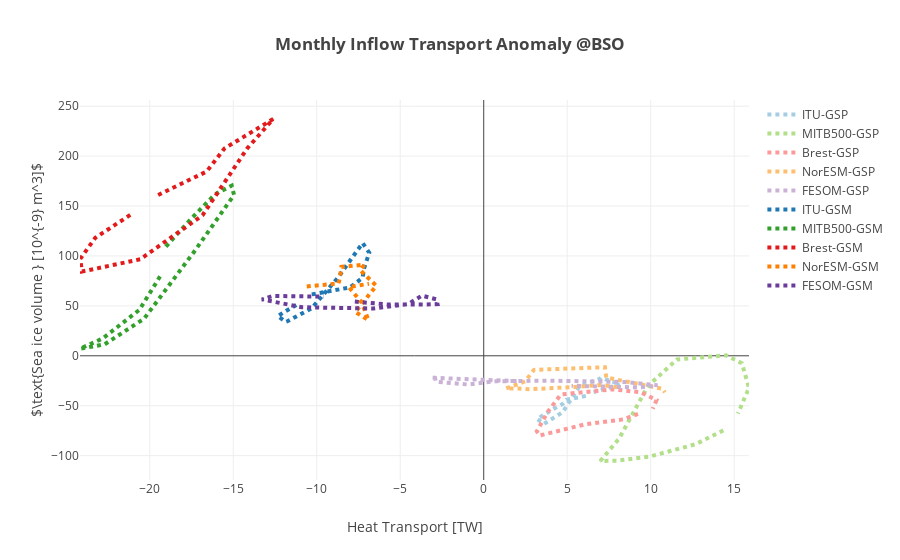

The code cell stored with this chart in its notebook:
### Code cell
""" Plot seasonal mean of volume fluxes anomaly"""
modelnames = ['ITU' , 'MITB500', 'Brest', 'NorESM', 'FESOM']
colors = ['blue', 'darkorange', 'red', 'green', 'cyan']
colors2 = cl.scales['10']['qual']['Paired']; # make paired twice the amount of models

# names of the control, gsp and gsn variables [total]
ctln = ['ctlvice_barents', 'SIvolBK_c', 'refice_volume_BSKS', 'ice_volume_NorESM_BarentsKara_ctrl', 'ctlivol_BK']
gspn = ['gspvice_barents', 'SIvolBK_gsp', 'gspice_volume_BSKS', 'ice_volume_NorESM_BarentsKara_gsp', 'gspivol_BK']
gsnn = ['gsnvice_barents', 'SIvolBK_gsm', 'gsnice_volume_BSKS', 'ice_volume_NorESM_BarentsKara_gsn', 'gsnivol_BK']

#ctlhn = ['ctlbarents_heatinflow', 'barht_c[1]', 'BSOrefheat_in', 'inflow_ht_NorESM_BSO_ctrl', 'ctlheattransp_BSO_in']
#gsphn = ['gspbarents_heatinflow', 'barht_gsp[1]', 'BSOgspheat_in', 'inflow_ht_NorESM_BSO_gsp', 'gspheattransp_BSO_in']
#gsnhn = ['gsnbarents_heatinflow', 'barht_gsm[1]', 'BSOgsnheat_in', 'inflow_ht_NorESM_BSO_gsn', 'gsnheattransp_BSO_in']

ctlhn = ['ctlbarents_heattotal', 'barht_c[0]', 'BSOrefheat', 'ht_NorESM_BSO_ctrl', 'ctlheattransp_BSO']
gsphn = ['gspbarents_heattotal', 'barht_gsp[0]', 'BSOgspheat', 'ht_NorESM_BSO_gsp', 'gspheattransp_BSO']
gsnhn = ['gsnbarents_heattotal', 'barht_gsm[0]', 'BSOgsnheat', 'ht_NorESM_BSO_gsn', 'gsnheattransp_BSO']


coeffs = [1e-9, 1e-9, 1e-9, 1e-9, 1e-9]

layout = go.Layout(
    title='<b>Monthly Inflow Transport Anomaly @BSO</b>',
    yaxis=dict(
        title='$\\text{Sea ice volume } [10^{-9} m^3]$',
        #range=[-14, 14]
    ),
    xaxis=dict(
        title='Heat Transport [TW]',
    )
)    


def update_plot(models):
    
    datap = []
    datan = []
    for ind,mdl in enumerate(models):
        dnm = 'ds'+np.str(ind)+'.'+ctln[ind]+'.groupby(\'time.month\').mean().month'
        time = np.copy(eval(dnm))
        dnm = 'ds'+np.str(ind)+'.'+ctln[ind]+'.groupby(\'time.month\').mean()'
        dnm2 = 'ds'+np.str(ind)+'.'+gspn[ind]+'.groupby(\'time.month\').mean()'
        dnm3 = 'ds'+np.str(ind)+'.'+gsnn[ind]+'.groupby(\'time.month\').mean()'
        val1 = np.copy(eval(dnm2)-eval(dnm))*coeffs[ind]
        val2 = np.copy(eval(dnm3)-eval(dnm))*coeffs[ind]
        dnm = 'ds'+np.str(ind)+'.'+ctlhn[ind]+'.groupby(\'time.month\').mean()'
        dnm2 = 'ds'+np.str(ind)+'.'+gsphn[ind]+'.groupby(\'time.month\').mean()'
        dnm3 = 'ds'+np.str(ind)+'.'+gsnhn[ind]+'.groupby(\'time.month\').mean()'
        val3 = np.copy(eval(dnm2)-eval(dnm))
        val4 = np.copy(eval(dnm3)-eval(dnm))
        trace1 = go.Scatter(            
            x = val3,
            y = val1,
            mode = 'lines',
            name = mdl+'-GSP',        
            line = dict(
                width = 4,
                #color = colors[ind],
                color = colors2[2*ind],
                dash = 'dot',
                shape = 'smooth'
            )
        )
        datap.append(trace1)
        trace2 = go.Scatter(            
            x = val4,
            y = val2,
            mode = 'lines',
            name = mdl+'-GSM',            
            line = dict(
                width = 4,
                #color = colors[ind],
                color = colors2[2*ind+1],
                dash = 'dot',
                shape = 'smooth'
            )
        )
        datan.append(trace2)


   
    data = datap + datan
    
    fig = go.Figure(data=data, layout=layout)
    py.offline.iplot(fig)
    
update_plot(modelnames)    
#models = widgets.SelectMultiple(options=list(modelnames), value=modelnames, description='Models')    
#widgets.interactive(update_plot,models=models)

### Figure 1 — Plotly figure (JSON) as saved in the notebook; plotly's stock layout.template omitted (floating-point values rounded to 4 significant figures)
{"data": [{"line": {"color": "rgb(166,206,227)", "dash": "dot", "shape": "smooth", "width": 4}, "mode": "lines", "name": "ITU-GSP", "type": "scatter", "x": [6.114, 4.942, 4.715, 4.238, 3.189, 3.609, 4.736, 5.716, 7.009, 7.044, 8.162, 6.579], "y": [-40.18, -44.09, -48.42, -52.67, -63.34, -68.17, -56.37, -30.91, -22.65, -22.01, -28.64, -36.39]}, {"line": {"color": "rgb(178,223,138)", "dash": "dot", "shape": "smooth", "width": 4}, "mode": "lines", "name": "MITB500-GSP", "type": "scatter", "x": [14.35, 12.69, 9.97, 7.967, 6.982, 8.113, 9.833, 11.57, 14.52, 15.46, 15.89, 15.23], "y": [-74.71, -88.56, -100.8, -105.1, -105.4, -82.83, -30.28, -3.62, 0.4559, -7.494, -32.01, -57.8]}, {"line": {"color": "rgb(251,154,153)", "dash": "dot", "shape": "smooth", "width": 4}, "mode": "lines", "name": "Brest-GSP", "type": "scatter", "x": [9.238, 8.346, 6.039, 4.53, 3.343, 3.179, 3.846, 4.62, 7.717, 9.394, 10.35, 10.13], "y": [-58.18, -63.66, -68.78, -74.55, -79.88, -75.62, -55.92, -38.72, -33.65, -36.42, -44.36, -53.0]}, {"line": {"color": "rgb(253,191,111)", "dash": "dot", "shape": "smooth", "width": 4}, "mode": "lines", "name": "NorESM-GSP", "type": "scatter", "x": [7.995, 7.022, 5.26, 2.818, 2.121, 1.326, 2.479, 3.01, 7.261, 7.337, 10.7, 10.85], "y": [-31.41, -29.26, -31.36, -33.48, -32.79, -32.67, -25.6, -14.07, -11.44, -21.75, -33.03, -36.66]}, {"line": {"color": "rgb(202,178,214)", "dash": "dot", "shape": "smooth", "width": 4}, "mode": "lines", "name": "FESOM-GSP", "type": "scatter", "x": [1.966, -1.402, -3.144, -2.915, -2.865, -0.9434, 0.717, 3.928, 8.429, 10.41, 9.402, 5.263], "y": [-25.34, -22.62, -21.96, -22.19, -25.98, -28.73, -25.49, -24.91, -26.2, -29.55, -31.67, -30.13]}, {"line": {"color": "rgb(31,120,180)", "dash": "dot", "shape": "smooth", "width": 4}, "mode": "lines", "name": "ITU-GSM", "type": "scatter", "x": [-10.3, -8.013, -7.251, -7.173, -6.853, -7.253, -8.751, -10.3, -11.76, -11.85, -12.34, -11.11], "y": [61.51, 68.45, 78.23, 87.21, 103.2, 112.9, 77.87, 47.6, 34.57, 33.99, 39.86, 52.1]}, {"line": {"color": "rgb(51,160,44)", "dash": "dot", "shape": "smooth", "width": 4}, "mode": "lines", "name": "MITB500-GSM", "type": "scatter", "x": [-19.03, -17.48, -16.1, -15.09, -14.95, -17.28, -20.34, -22.72, -24.18, -22.83, -20.62, -19.35], "y": [109.4, 138.0, 161.7, 170.4, 161.1, 105.7, 37.13, 11.33, 7.157, 17.2, 46.03, 80.48]}, {"line": {"color": "rgb(227,26,28)", "dash": "dot", "shape": "smooth", "width": 4}, "mode": "lines", "name": "Brest-GSM", "type": "scatter", "x": [-19.5, -16.59, -15.53, -13.78, -12.61, -14.16, -16.84, -20.57, -24.07, -24.16, -23.26, -20.99], "y": [161.0, 184.6, 207.6, 225.7, 237.2, 207.9, 140.7, 96.67, 84.37, 97.16, 118.2, 143.0]}, {"line": {"color": "rgb(255,127,0)", "dash": "dot", "shape": "smooth", "width": 4}, "mode": "lines", "name": "NorESM-GSM", "type": "scatter", "x": [-10.6, -8.699, -8.601, -8.526, -7.149, -7.39, -6.436, -7.69, -6.905, -7.304, -8.082, -6.872], "y": [69.48, 72.42, 78.68, 89.02, 91.3, 85.61, 70.18, 43.87, 35.68, 53.25, 68.84, 72.14]}, {"line": {"color": "rgb(106,61,154)", "dash": "dot", "shape": "smooth", "width": 4}, "mode": "lines", "name": "FESOM-GSM", "type": "scatter", "x": [-7.719, -5.796, -3.561, -2.769, -2.837, -3.701, -4.522, -6.588, -10.88, -13.28, -12.63, -9.589], "y": [54.29, 51.45, 51.34, 51.76, 56.52, 60.28, 51.85, 47.35, 48.6, 56.49, 59.93, 59.29]}], "layout": {"title": "<b>Monthly Inflow Transport Anomaly @BSO</b>", "xaxis": {"title": "Heat Transport [TW]"}, "yaxis": {"title": "$\\text{Sea ice volume } [10^{-9} m^3]$"}}}
